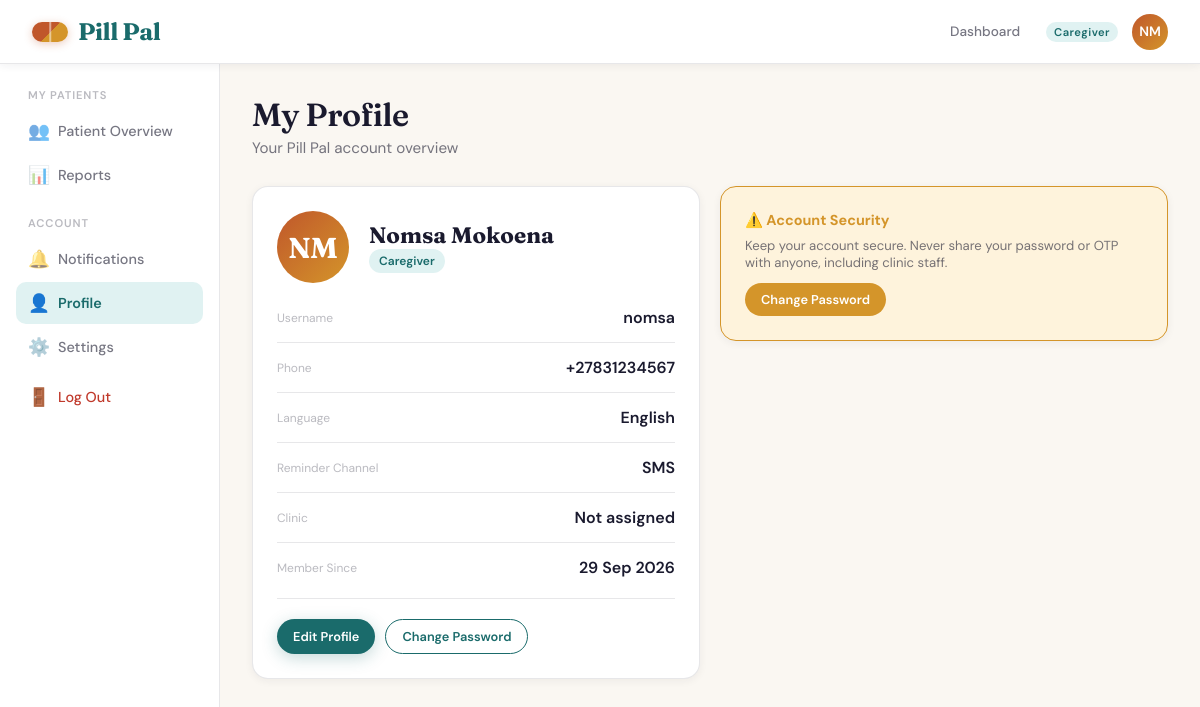
The app's page /accounts/profile/ (signed in) with its own data.
### accounts/models.py (models this page shows, shortened)
class User(AbstractUser):
    ROLE_CHOICES = [
        ('patient', 'Patient'),
        ('caregiver', 'Caregiver'),
        ('clinic_admin', 'Clinic Admin'),
        ('chw', 'Community Health Worker'),
    ]
    CHANNEL_CHOICES = [
        ('sms', 'SMS'),
        ('voice', 'Voice Call'),
        ('app', 'App Push Notification'),
    ]
    LANGUAGE_CHOICES = [
        ('en', 'English'),
        ('zu', 'isiZulu'),
        ('xh', 'isiXhosa'),
        ('st', 'Sesotho'),
        ('tn', 'Setswana'),
    ]
    role = models.CharField(max_length=20, choices=ROLE_CHOICES, default='patient')
    phone_number = models.CharField(max_length=20, blank=True)
    date_of_birth = models.DateField(null=True, blank=True)
    language_preference = models.CharField(max_length=5, choices=LANGUAGE_CHOICES, default='en')
    channel_preference = models.CharField(max_length=10, choices=CHANNEL_CHOICES, default='sms')
    clinic = models.ForeignKey('core.Clinic', on_delete=models.SET_NULL, null=True, blank=True, related_name='users')
    notif_reminders = models.BooleanField(default=True)
    notif_refill = models.BooleanField(default=True)
    notif_broadcasts = models.BooleanField(default=True)
    notif_weekly = models.BooleanField(default=False)
    notif_caregiver_alerts = models.BooleanField(default=True)
    @property
    def initials(self):
        parts = self.get_full_name().split()
        return ''.join(p[0] for p in parts[:2]).upper() if parts else self.username[:2].upper()

### accounts/views.py (the view)
# urls.py: path('profile/', views.profile_view, name='profile'),
@login_required
def profile_view(request):
    return render(request, 'core/profile.html', {'profile_user': request.user})

### core/templates/core/profile.html (shortened to what this page needs)
{% extends 'core/base.html' %}
{% block content %}
<div class="page-header">
  <h1>My Profile</h1>
  <p class="subtitle">Your Pill Pal account overview</p>
</div>
<div class="grid-2" style="align-items:start;">
  <div class="card">
    <div style="display:flex;align-items:center;gap:20px;margin-bottom:24px;">
      <div style="width:72px;height:72px;border-radius:50%;background:linear-gradient(135deg,var(--terracotta),var(--ochre));display:flex;align-items:center;justify-content:center;color:white;font-family:'Fraunces',serif;font-size:1.8rem;font-weight:700;">{{ profile_user.initials }}</div>
      <div>
        <div style="font-family:'Fraunces',serif;font-size:1.4rem;font-weight:700;">{{ profile_user.get_full_name|default:profile_user.username }}</div>
        <div><span class="badge badge-teal">{{ profile_user.get_role_display }}</span></div>
      </div>
    </div>
    <div style="display:flex;flex-direction:column;gap:14px;">
      <div class="flex-between"><span class="text-xs">Username</span><span style="font-weight:600;">{{ profile_user.username }}</span></div>
      <div class="divider" style="margin:0;"></div>
      <div class="flex-between"><span class="text-xs">Phone</span><span style="font-weight:600;">{{ profile_user.phone_number|default:"Not set" }}</span></div>
      <div class="divider" style="margin:0;"></div>
      <div class="flex-between"><span class="text-xs">Language</span><span style="font-weight:600;">{{ profile_user.get_language_preference_display }}</span></div>
      <div class="divider" style="margin:0;"></div>
      <div class="flex-between"><span class="text-xs">Reminder Channel</span><span style="font-weight:600;">{{ profile_user.get_channel_preference_display }}</span></div>
      <div class="divider" style="margin:0;"></div>
      <div class="flex-between"><span class="text-xs">Clinic</span><span style="font-weight:600;">{{ profile_user.clinic|default:"Not assigned" }}</span></div>
      <div class="divider" style="margin:0;"></div>
      <div class="flex-between"><span class="text-xs">Member Since</span><span style="font-weight:600;">{{ profile_user.date_joined|date:"d M Y" }}</span></div>
    </div>
    <div class="divider"></div>
    <div style="display:flex;gap:10px;flex-wrap:wrap;">
      <a href="{% url 'settings' %}" class="btn btn-primary btn-sm">Edit Profile</a>
      <a href="{% url 'change_password' %}" class="btn btn-ghost btn-sm">Change Password</a>
    </div>
  </div>
  <div style="display:flex;flex-direction:column;gap:20px;">
    <div class="card" style="background:var(--amber-light);border-color:var(--amber);">
      <div style="font-weight:700;font-size:.9rem;color:var(--amber);margin-bottom:8px;">⚠️ Account Security</div>
      <p class="text-sm" style="color:var(--ink-60);margin-bottom:12px;">Keep your account secure. Never share your password or OTP with anyone, including clinic staff.</p>
      <a href="{% url 'change_password' %}" class="btn btn-sm" style="background:var(--amber);color:white;">Change Password</a>
    </div>
  </div>
</div>
{% endblock %}

### core/templates/core/base.html (shortened to what this page needs)
<!DOCTYPE html>
<html lang="en">
<head>
{% load static %}
</head>
<body>
{% if user.is_authenticated %}
<header class="topbar">
  <a href="{% url 'landing' %}" class="logo"><span class="logo-pill"></span>Pill Pal</a>
  <div class="topbar-right">
    <a href="{% url 'dashboard' %}" class="nav-link {% if request.resolver_match.url_name == 'dashboard' %}active{% endif %}">Dashboard</a>
    <span class="role-badge">{{ user.get_role_display }}</span>
    <a href="{% url 'settings' %}" class="avatar" title="{{ user.get_full_name }}">{{ user.initials }}</a>
  </div>
</header>
<div class="app-layout">
  <aside class="sidebar">
    {% if user.role == 'patient' %}
    <div class="nav-section-label">My Health</div>
    <a href="{% url 'dashboard' %}" class="nav-item {% if request.resolver_match.url_name == 'dashboard' %}active{% endif %}"><span class="nav-icon">🏠</span>Dashboard</a>
    <a href="{% url 'medications' %}" class="nav-item {% if request.resolver_match.url_name in 'medications,medication_detail' %}active{% endif %}"><span class="nav-icon">💊</span>Medications</a>
    <a href="{% url 'schedule_list' %}" class="nav-item {% if request.resolver_match.url_name == 'schedule_list' %}active{% endif %}"><span class="nav-icon">📅</span>My Schedules</a>
    <a href="{% url 'dose_history' %}" class="nav-item {% if request.resolver_match.url_name == 'dose_history' %}active{% endif %}"><span class="nav-icon">📋</span>Dose History</a>
    <a href="{% url 'reports' %}" class="nav-item {% if request.resolver_match.url_name == 'reports' %}active{% endif %}"><span class="nav-icon">📊</span>My Reports</a>
    <div class="nav-section-label">Channels</div>
    <a href="{% url 'sms_simulator' %}" class="nav-item {% if request.resolver_match.url_name == 'sms_simulator' %}active{% endif %}"><span class="nav-icon">📱</span>SMS Channel</a>
    <a href="{% url 'voice_channel' %}" class="nav-item {% if request.resolver_match.url_name == 'voice_channel' %}active{% endif %}"><span class="nav-icon">📞</span>Voice Channel</a>
    <div class="nav-section-label">Account</div>
    <a href="{% url 'notifications' %}" class="nav-item {% if request.resolver_match.url_name == 'notifications' %}active{% endif %}"><span class="nav-icon">🔔</span>Notifications</a>
    <a href="{% url 'caregiver_management' %}" class="nav-item {% if request.resolver_match.url_name == 'caregiver_management' %}active{% endif %}"><span class="nav-icon">👥</span>Caregivers</a>
    <a href="{% url 'profile' %}" class="nav-item {% if request.resolver_match.url_name == 'profile' %}active{% endif %}"><span class="nav-icon">👤</span>Profile</a>
    <a href="{% url 'settings' %}" class="nav-item {% if request.resolver_match.url_name == 'settings' %}active{% endif %}"><span class="nav-icon">⚙️</span>Settings</a>
    {% elif user.role == 'caregiver' %}
    <div class="nav-section-label">My Patients</div>
    <a href="{% url 'dashboard' %}" class="nav-item {% if request.resolver_match.url_name == 'dashboard' %}active{% endif %}"><span class="nav-icon">👥</span>Patient Overview</a>
    <a href="{% url 'reports' %}" class="nav-item {% if request.resolver_match.url_name == 'reports' %}active{% endif %}"><span class="nav-icon">📊</span>Reports</a>
    <div class="nav-section-label">Account</div>
    <a href="{% url 'notifications' %}" class="nav-item {% if request.resolver_match.url_name == 'notifications' %}active{% endif %}"><span class="nav-icon">🔔</span>Notifications</a>
    <a href="{% url 'profile' %}" class="nav-item {% if request.resolver_match.url_name == 'profile' %}active{% endif %}"><span class="nav-icon">👤</span>Profile</a>
    <a href="{% url 'settings' %}" class="nav-item {% if request.resolver_match.url_name == 'settings' %}active{% endif %}"><span class="nav-icon">⚙️</span>Settings</a>
    {% endif %}
    <a href="{% url 'logout' %}" class="nav-item" style="color:var(--red)"><span class="nav-icon">🚪</span>Log Out</a>
  </aside>
  <main class="main-content fade-in">
    {% block content %}{% endblock %}
  </main>
</div>
{% else %}
{% block public_content %}{% endblock %}
{% endif %}
</body>
</html>

### records on screen
User: role "Caregiver", initials "NM", get_full_name "Nomsa Mokoena", username "nomsa", phone_number "+27831234567", language_preference "English", channel_preference "SMS", clinic "Not assigned", date_joined "29 Sep 2026"
